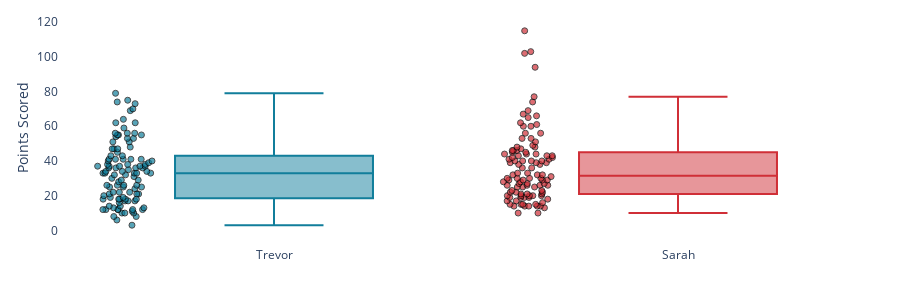

Notebook cell for this chart:
### Markdown cell above
# Round Score Distribution Boxplot
How high-scoring are we across different rounds?

### Code cell
round_score_distribution_boxplot(
    round_level_stats_df=round_level_stats_df,   
    height=300,
    use_potential_points=False
)

### Figure 1 — Plotly figure (JSON) as saved in the notebook; plotly's stock layout.template omitted (floating-point values rounded to 4 significant figures)
{"data": [{"alignmentgroup": "True", "boxpoints": "all", "hovertemplate": "=%{x}<br>Points Scored=%{y}<extra></extra>", "legendgroup": "Trevor", "marker": {"color": "#117E9B", "line": {"color": "black", "width": 1}, "opacity": 0.7}, "name": "Trevor", "notched": false, "offsetgroup": "Trevor", "orientation": "v", "showlegend": true, "type": "box", "x": ["Trevor", "Trevor", "Trevor", "Trevor", "Trevor", "Trevor", "Trevor", "Trevor", "Trevor", "Trevor", "Trevor", "Trevor", "Trevor", "Trevor", "Trevor", "Trevor", "Trevor", "Trevor", "Trevor", "Trevor", "Trevor", "Trevor", "Trevor", "Trevor", "Trevor", "Trevor", "Trevor", "Trevor", "Trevor", "Trevor", "Trevor", "Trevor", "Trevor", "Trevor", "Trevor", "Trevor", "Trevor", "Trevor", "Trevor", "Trevor", "Trevor", "Trevor", "Trevor", "Trevor", "Trevor", "Trevor", "Trevor", "Trevor", "Trevor", "Trevor", "Trevor", "Trevor", "Trevor", "Trevor", "Trevor", "Trevor", "Trevor", "Trevor", "Trevor", "Trevor", "Trevor", "Trevor", "Trevor", "Trevor", "Trevor", "Trevor", "Trevor", "Trevor", "Trevor", "Trevor", "Trevor", "Trevor", "Trevor", "Trevor", "Trevor", "Trevor", "Trevor", "Trevor", "Trevor", "Trevor", "Trevor", "Trevor", "Trevor", "Trevor", "Trevor", "Trevor", "Trevor", "Trevor", "Trevor", "Trevor", "Trevor", "Trevor", "Trevor", "Trevor", "Trevor", "Trevor", "Trevor", "Trevor", "Trevor", "Trevor", "Trevor", "Trevor", "Trevor", "Trevor", "Trevor", "Trevor", "Trevor", "Trevor"], "x0": " ", "xaxis": "x", "y": [56, 62, 64, 36, 37, 41, 31, 55, 56, 55, 13, 51, 37, 20, 22, 54, 25, 18, 40, 41, 18, 36, 18, 39, 37, 37, 37, 70, 59, 26, 38, 3, 12, 33, 11, 22, 17, 34, 35, 38, 22, 28, 12, 62, 10, 55, 26, 16, 10, 21, 8, 26, 51, 32, 79, 14, 38, 25, 74, 34, 29, 33, 17, 19, 29, 43, 75, 12, 33, 36, 45, 17, 47, 30, 12, 48, 47, 10, 21, 33, 25, 12, 21, 18, 41, 26, 8, 24, 12, 47, 56, 32, 41, 14, 53, 18, 6, 33, 43, 40, 73, 69, 34, 53, 13, 19, 41, 36], "y0": " ", "yaxis": "y"}, {"alignmentgroup": "True", "boxpoints": "all", "hovertemplate": "=%{x}<br>Points Scored=%{y}<extra></extra>", "legendgroup": "Sarah", "marker": {"color": "#D02F37", "line": {"color": "black", "width": 1}, "opacity": 0.7}, "name": "Sarah", "notched": false, "offsetgroup": "Sarah", "orientation": "v", "showlegend": true, "type": "box", "x": ["Sarah", "Sarah", "Sarah", "Sarah", "Sarah", "Sarah", "Sarah", "Sarah", "Sarah", "Sarah", "Sarah", "Sarah", "Sarah", "Sarah", "Sarah", "Sarah", "Sarah", "Sarah", "Sarah", "Sarah", "Sarah", "Sarah", "Sarah", "Sarah", "Sarah", "Sarah", "Sarah", "Sarah", "Sarah", "Sarah", "Sarah", "Sarah", "Sarah", "Sarah", "Sarah", "Sarah", "Sarah", "Sarah", "Sarah", "Sarah", "Sarah", "Sarah", "Sarah", "Sarah", "Sarah", "Sarah", "Sarah", "Sarah", "Sarah", "Sarah", "Sarah", "Sarah", "Sarah", "Sarah", "Sarah", "Sarah", "Sarah", "Sarah", "Sarah", "Sarah", "Sarah", "Sarah", "Sarah", "Sarah", "Sarah", "Sarah", "Sarah", "Sarah", "Sarah", "Sarah", "Sarah", "Sarah", "Sarah", "Sarah", "Sarah", "Sarah", "Sarah", "Sarah", "Sarah", "Sarah", "Sarah", "Sarah", "Sarah", "Sarah", "Sarah", "Sarah", "Sarah", "Sarah", "Sarah", "Sarah", "Sarah", "Sarah", "Sarah", "Sarah", "Sarah", "Sarah", "Sarah", "Sarah", "Sarah", "Sarah", "Sarah", "Sarah", "Sarah", "Sarah", "Sarah", "Sarah", "Sarah", "Sarah"], "x0": " ", "xaxis": "x", "y": [30, 45, 21, 28, 48, 17, 44, 31, 102, 40, 10, 69, 15, 20, 22, 53, 43, 14, 60, 44, 30, 20, 20, 15, 15, 43, 27, 65, 66, 39, 36, 21, 33, 30, 22, 25, 19, 115, 32, 94, 103, 16, 18, 26, 13, 46, 40, 23, 30, 56, 19, 21, 62, 56, 74, 29, 36, 41, 51, 32, 46, 40, 39, 60, 42, 45, 41, 15, 43, 27, 38, 26, 49, 38, 17, 23, 40, 14, 44, 47, 26, 14, 25, 14, 27, 32, 25, 20, 22, 29, 39, 67, 29, 28, 77, 19, 14, 46, 33, 29, 61, 53, 48, 42, 10, 19, 20, 26], "y0": " ", "yaxis": "y"}], "layout": {"boxmode": "overlay", "height": 300, "legend": {"orientation": "h", "title": {"text": ""}, "tracegroupgap": 0, "x": 1, "xanchor": "right", "y": 1.1, "yanchor": "top"}, "margin": {"b": 20, "l": 20, "pad": 10, "r": 20, "t": 20}, "paper_bgcolor": "white", "plot_bgcolor": "white", "showlegend": false, "xaxis": {"anchor": "y", "categoryarray": ["Trevor", "Sarah"], "categoryorder": "array", "domain": [0, 1], "title": {"text": ""}}, "yaxis": {"anchor": "x", "domain": [0, 1], "title": {"text": "Points Scored"}}}}
